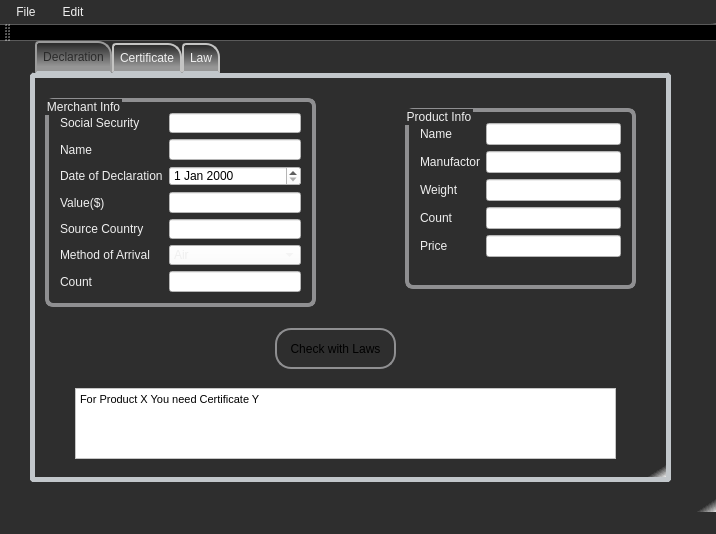
<?xml version="1.0" encoding="UTF-8"?>
<ui version="4.0">
 <class>prototypeClass</class>
 <widget class="QMainWindow" name="prototypeClass">
  <property name="geometry">
   <rect>
    <x>0</x>
    <y>0</y>
    <width>716</width>
    <height>534</height>
   </rect>
  </property>
  <property name="windowTitle">
   <string>prototype</string>
  </property>
  <property name="styleSheet">
   <string notr="true">* {font: 8pt &quot;Segoe UI&quot;; 	color: rgb(247, 247, 247);}

*{	background-color: qlineargradient(spread:reflect, x1:0, y1:0, x2:1, y2:1, stop:0.982955 rgba(46, 46, 46, 255), stop:1 rgba(255, 255, 255, 255));
color: rgb(239, 239, 239);
}
QMainWindow{
	background-color: qlineargradient(spread:reflect, x1:0, y1:0, x2:1, y2:1, stop:0.982955 rgba(46, 46, 46, 255), stop:1 rgba(255, 255, 255, 255));
}

QGroupBox{
border: 4px solid #8f8f91;
border-radius: 8px;
}

QMenu {
    background-color: #5B5B5B; /* sets background of the menu */
    border: 1px solid black;
}
QMenu::item:selected { /* when user selects item using mouse or keyboard */
    background-color: #654321;
}
QMenuBar {
	background-color: qlineargradient(spread:reflect, x1:0, y1:0, x2:1, y2:1, stop:0.982955 rgba(46, 46, 46, 255), stop:1 rgba(255, 255, 255, 255));
}

QMenuBar::item {
    spacing: 6px; /* spacing between menu bar items */
    padding: 5px 10px;
    background: transparent;
    border-radius: 15px;
}

QMenuBar::item:selected { /* when selected using mouse or keyboard */
    background: #a8a8a8;
}

QMenuBar::item:pressed {
    background: #888888;
}

QPushButton {
    border: 2px solid #8f8f91;
    border-radius: 16px;
    background-color: qlineargradient(x1: 0, y1: 0, x2: 0, y2: 1,
                                      stop: 0 #f6f7fa, stop: 1 #dadbde);
    min-width: 80px;
   color: rgb(0, 0, 0);
}

QPushButton:pressed {
    background-color: qlineargradient(x1: 0, y1: 0, x2: 0, y2: 1,
                                      stop: 0 #dadbde, stop: 1 #f6f7fa);
}

QPushButton:flat {
    border: none; /* no border for a flat push button */
}

QPushButton:default {
    border-color: navy; /* make the default button prominent */
}

</string>
  </property>
  <widget class="QWidget" name="centralWidget">
   <widget class="QTabWidget" name="tabWidget">
    <property name="geometry">
     <rect>
      <x>30</x>
      <y>0</y>
      <width>641</width>
      <height>441</height>
     </rect>
    </property>
    <property name="styleSheet">
     <string notr="true">QTabWidget::pane { /* The tab widget frame */
    border: 5px solid #C2C7CB;
	border-radius : 4px;
}

QTabWidget::tab-bar {
    left: 5px; /* move to the right by 5px */
}

/* Style the tab using the tab sub-control. Note that
    it reads QTabBar _not_ QTabWidget */
QTabBar::tab {
/*    background: qlineargradient(x1: 0, y1: 0, x2: 0, y2: 1,
                                stop: 0 #E1E1E1, stop: 0.4 #DDDDDD,
                                stop: 0.5 #D8D8D8, stop: 1.0 #D3D3D3);
*/
	
	background-color: qlineargradient(spread:repeat, x1:0, y1:0, x2:0, y2:1, stop:0.0677966 rgba(46, 46, 46, 255), stop:0.79096 rgba(150, 150, 150, 255));
    border: 2px solid #C4C4C3;
    border-bottom-color: #C2C7CB; /* same as the pane color */
    border-top-left-radius: 4px;
    border-top-right-radius: 14px;
    min-width: 8ex;
    padding: 6px;
}

QTabBar::tab:selected, QTabBar::tab:hover {
    background: qlineargradient(x1: 0, y1: 0, x2: 0, y2: 1,
                                stop: 0 #fafafa, stop: 0.4 #f4f4f4,
                                stop: 0.5 #e7e7e7, stop: 1.0 #fafafa);
	color: rgb(42, 42, 42);
}

QTabBar::tab:selected {
    border-color: #9B9B9B;
    border-bottom-color: #C2C7CB; /* same as pane color */
}

QTabBar::tab:!selected {
    margin-top: 2px; /* make non-selected tabs look smaller */
}</string>
    </property>
    <property name="currentIndex">
     <number>0</number>
    </property>
    <widget class="QWidget" name="tab">
     <attribute name="title">
      <string>Declaration</string>
     </attribute>
     <widget class="QGroupBox" name="groupBox">
      <property name="geometry">
       <rect>
        <x>10</x>
        <y>20</y>
        <width>271</width>
        <height>209</height>
       </rect>
      </property>
      <property name="styleSheet">
       <string notr="true">background-color: rgba(0, 255, 127, 0);</string>
      </property>
      <property name="title">
       <string>Merchant Info</string>
      </property>
      <layout class="QFormLayout" name="formLayout_2">
       <item row="0" column="0">
        <widget class="QLabel" name="label">
         <property name="styleSheet">
          <string notr="true">background-color: rgba(0, 255, 127, 0);</string>
         </property>
         <property name="text">
          <string>Social Security </string>
         </property>
        </widget>
       </item>
       <item row="0" column="1">
        <widget class="QLineEdit" name="lineEdit">
         <property name="styleSheet">
          <string notr="true">background-color: rgb(255, 255, 255);</string>
         </property>
        </widget>
       </item>
       <item row="1" column="0">
        <widget class="QLabel" name="label_2">
         <property name="styleSheet">
          <string notr="true">background-color: rgba(0, 255, 127, 0);</string>
         </property>
         <property name="text">
          <string>Name</string>
         </property>
        </widget>
       </item>
       <item row="1" column="1">
        <widget class="QLineEdit" name="lineEdit_2">
         <property name="styleSheet">
          <string notr="true">background-color: rgb(255, 255, 255);</string>
         </property>
        </widget>
       </item>
       <item row="2" column="0">
        <widget class="QLabel" name="label_3">
         <property name="styleSheet">
          <string notr="true">background-color: rgba(0, 255, 127, 0);</string>
         </property>
         <property name="text">
          <string>Date of Declaration</string>
         </property>
        </widget>
       </item>
       <item row="3" column="0">
        <widget class="QLabel" name="label_4">
         <property name="styleSheet">
          <string notr="true">background-color: rgba(0, 255, 127, 0);</string>
         </property>
         <property name="text">
          <string>Value($)</string>
         </property>
        </widget>
       </item>
       <item row="3" column="1">
        <widget class="QLineEdit" name="lineEdit_4">
         <property name="styleSheet">
          <string notr="true">background-color: rgb(255, 255, 255);</string>
         </property>
        </widget>
       </item>
       <item row="4" column="0">
        <widget class="QLabel" name="label_5">
         <property name="styleSheet">
          <string notr="true">background-color: rgba(0, 255, 127, 0);</string>
         </property>
         <property name="text">
          <string>Source Country</string>
         </property>
        </widget>
       </item>
       <item row="4" column="1">
        <widget class="QLineEdit" name="lineEdit_5">
         <property name="styleSheet">
          <string notr="true">background-color: rgb(255, 255, 255);</string>
         </property>
        </widget>
       </item>
       <item row="5" column="0">
        <widget class="QLabel" name="label_6">
         <property name="styleSheet">
          <string notr="true">background-color: rgba(0, 255, 127, 0);</string>
         </property>
         <property name="text">
          <string>Method of Arrival</string>
         </property>
        </widget>
       </item>
       <item row="6" column="0">
        <widget class="QLabel" name="label_7">
         <property name="styleSheet">
          <string notr="true">background-color: rgba(0, 255, 127, 0);</string>
         </property>
         <property name="text">
          <string>Count</string>
         </property>
        </widget>
       </item>
       <item row="6" column="1">
        <widget class="QLineEdit" name="lineEdit_7">
         <property name="styleSheet">
          <string notr="true">background-color: rgb(255, 255, 255);</string>
         </property>
        </widget>
       </item>
       <item row="5" column="1">
        <widget class="QComboBox" name="comboBox">
         <property name="styleSheet">
          <string notr="true">background-color: rgb(255, 255, 255);</string>
         </property>
         <item>
          <property name="text">
           <string>Air</string>
          </property>
         </item>
         <item>
          <property name="text">
           <string>Sea</string>
          </property>
         </item>
         <item>
          <property name="text">
           <string>Land</string>
          </property>
         </item>
        </widget>
       </item>
       <item row="2" column="1">
        <widget class="QDateEdit" name="dateEdit">
         <property name="styleSheet">
          <string notr="true">background-color: rgb(255, 255, 255);
color: rgb(0, 0, 0);</string>
         </property>
        </widget>
       </item>
      </layout>
     </widget>
     <widget class="QGroupBox" name="groupBox_2">
      <property name="geometry">
       <rect>
        <x>370</x>
        <y>30</y>
        <width>231</width>
        <height>181</height>
       </rect>
      </property>
      <property name="styleSheet">
       <string notr="true">background-color: rgba(0, 255, 127, 0);</string>
      </property>
      <property name="title">
       <string>Product Info</string>
      </property>
      <layout class="QFormLayout" name="formLayout">
       <item row="0" column="0">
        <widget class="QLabel" name="label_8">
         <property name="text">
          <string>Name</string>
         </property>
        </widget>
       </item>
       <item row="0" column="1">
        <widget class="QLineEdit" name="lineEdit_8">
         <property name="styleSheet">
          <string notr="true">background-color: rgb(255, 255, 255);</string>
         </property>
        </widget>
       </item>
       <item row="1" column="0">
        <widget class="QLabel" name="label_9">
         <property name="text">
          <string>Manufactor</string>
         </property>
        </widget>
       </item>
       <item row="1" column="1">
        <widget class="QLineEdit" name="lineEdit_9">
         <property name="styleSheet">
          <string notr="true">background-color: rgb(255, 255, 255);</string>
         </property>
        </widget>
       </item>
       <item row="2" column="0">
        <widget class="QLabel" name="label_10">
         <property name="text">
          <string>Weight</string>
         </property>
        </widget>
       </item>
       <item row="2" column="1">
        <widget class="QLineEdit" name="lineEdit_10">
         <property name="styleSheet">
          <string notr="true">background-color: rgb(255, 255, 255);</string>
         </property>
        </widget>
       </item>
       <item row="3" column="0">
        <widget class="QLabel" name="label_11">
         <property name="text">
          <string>Count</string>
         </property>
        </widget>
       </item>
       <item row="3" column="1">
        <widget class="QLineEdit" name="lineEdit_11">
         <property name="styleSheet">
          <string notr="true">background-color: rgb(255, 255, 255);</string>
         </property>
        </widget>
       </item>
       <item row="4" column="0">
        <widget class="QLabel" name="label_12">
         <property name="text">
          <string>Price</string>
         </property>
        </widget>
       </item>
       <item row="4" column="1">
        <widget class="QLineEdit" name="lineEdit_12">
         <property name="styleSheet">
          <string notr="true">background-color: rgb(255, 255, 255);</string>
         </property>
        </widget>
       </item>
      </layout>
     </widget>
     <widget class="QPushButton" name="pushButton">
      <property name="geometry">
       <rect>
        <x>240</x>
        <y>250</y>
        <width>121</width>
        <height>41</height>
       </rect>
      </property>
      <property name="styleSheet">
       <string notr="true">QPushButton {
    border: 2px solid #8f8f91;
    border-radius: 16px;
    background-color: qlineargradient(x1: 0, y1: 0, x2: 0, y2: 1,
                                      stop: 0 #f6f7fa, stop: 1 #dadbde);
    min-width: 80px;
   color: rgb(0, 0, 0);
}

QPushButton:pressed {
    background-color: qlineargradient(x1: 0, y1: 0, x2: 0, y2: 1,
                                      stop: 0 #dadbde, stop: 1 #f6f7fa);
}

QPushButton:hover {
	background-color: qlineargradient(spread:repeat, x1:0, y1:0, x2:0, y2:1, stop:0.0677966 rgba(207, 132, 42, 255), stop:0.79096 rgba(193, 193, 193, 255));
}
QPushButton:flat {
    border: none; /* no border for a flat push button */
}

QPushButton:default {
    border-color: navy; /* make the default button prominent */
}

</string>
      </property>
      <property name="text">
       <string>Check with Laws</string>
      </property>
     </widget>
     <widget class="QTextEdit" name="textEdit">
      <property name="geometry">
       <rect>
        <x>40</x>
        <y>310</y>
        <width>541</width>
        <height>71</height>
       </rect>
      </property>
      <property name="styleSheet">
       <string notr="true">background-color: rgb(255, 255, 255);
color: rgb(0, 0, 0);</string>
      </property>
      <property name="readOnly">
       <bool>true</bool>
      </property>
      <property name="html">
       <string>&lt;!DOCTYPE HTML PUBLIC &quot;-//W3C//DTD HTML 4.0//EN&quot; &quot;http://www.w3.org/TR/REC-html40/strict.dtd&quot;&gt;
&lt;html&gt;&lt;head&gt;&lt;meta name=&quot;qrichtext&quot; content=&quot;1&quot; /&gt;&lt;style type=&quot;text/css&quot;&gt;
p, li { white-space: pre-wrap; }
&lt;/style&gt;&lt;/head&gt;&lt;body style=&quot; font-family:'Segoe UI'; font-size:8pt; font-weight:400; font-style:normal;&quot;&gt;
&lt;p style=&quot; margin-top:0px; margin-bottom:0px; margin-left:0px; margin-right:0px; -qt-block-indent:0; text-indent:0px;&quot;&gt;For Product X You need Certificate Y&lt;/p&gt;&lt;/body&gt;&lt;/html&gt;</string>
      </property>
     </widget>
    </widget>
    <widget class="QWidget" name="tab_3">
     <attribute name="title">
      <string>Certificate</string>
     </attribute>
     <widget class="QTabWidget" name="tabWidget_2">
      <property name="geometry">
       <rect>
        <x>30</x>
        <y>10</y>
        <width>561</width>
        <height>371</height>
       </rect>
      </property>
      <property name="currentIndex">
       <number>0</number>
      </property>
      <widget class="QWidget" name="tab_4">
       <attribute name="title">
        <string>Hygien Products's Health</string>
       </attribute>
       <widget class="QGroupBox" name="groupBox_3">
        <property name="geometry">
         <rect>
          <x>70</x>
          <y>20</y>
          <width>391</width>
          <height>191</height>
         </rect>
        </property>
        <property name="title">
         <string>Creation</string>
        </property>
        <widget class="QPushButton" name="pushButton_3">
         <property name="geometry">
          <rect>
           <x>130</x>
           <y>140</y>
           <width>131</width>
           <height>31</height>
          </rect>
         </property>
         <property name="text">
          <string>Create Certificate</string>
         </property>
        </widget>
        <widget class="QWidget" name="">
         <property name="geometry">
          <rect>
           <x>80</x>
           <y>10</y>
           <width>203</width>
           <height>117</height>
          </rect>
         </property>
         <layout class="QGridLayout" name="gridLayout">
          <item row="3" column="0">
           <widget class="QLabel" name="label_15">
            <property name="text">
             <string>Source Country</string>
            </property>
           </widget>
          </item>
          <item row="0" column="0">
           <widget class="QLabel" name="label_16">
            <property name="text">
             <string>ID</string>
            </property>
           </widget>
          </item>
          <item row="1" column="1">
           <widget class="QDateEdit" name="dateEdit_2">
            <property name="styleSheet">
             <string notr="true">background-color: rgb(255, 255, 255);
color: rgb(0, 0, 0);</string>
            </property>
           </widget>
          </item>
          <item row="3" column="1">
           <widget class="QLineEdit" name="lineEdit_6">
            <property name="styleSheet">
             <string notr="true">background-color: rgb(255, 255, 255);
color: rgb(0, 0, 0);</string>
            </property>
           </widget>
          </item>
          <item row="1" column="0">
           <widget class="QLabel" name="label_13">
            <property name="text">
             <string>Date Of Issue</string>
            </property>
           </widget>
          </item>
          <item row="2" column="0">
           <widget class="QLabel" name="label_14">
            <property name="text">
             <string>Value</string>
            </property>
           </widget>
          </item>
          <item row="0" column="1">
           <widget class="QLineEdit" name="lineEdit_13">
            <property name="styleSheet">
             <string notr="true">background-color: rgb(255, 255, 255);
color: rgb(0, 0, 0);</string>
            </property>
            <property name="text">
             <string/>
            </property>
           </widget>
          </item>
          <item row="2" column="1">
           <widget class="QLineEdit" name="lineEdit_3">
            <property name="styleSheet">
             <string notr="true">background-color: rgb(255, 255, 255);
color: rgb(0, 0, 0);</string>
            </property>
           </widget>
          </item>
         </layout>
        </widget>
       </widget>
       <widget class="QGroupBox" name="groupBox_4">
        <property name="geometry">
         <rect>
          <x>70</x>
          <y>220</y>
          <width>391</width>
          <height>91</height>
         </rect>
        </property>
        <property name="title">
         <string>GroupBox</string>
        </property>
        <widget class="QLabel" name="label_17">
         <property name="geometry">
          <rect>
           <x>91</x>
           <y>21</y>
           <width>66</width>
           <height>16</height>
          </rect>
         </property>
         <property name="text">
          <string>Certificate ID</string>
         </property>
        </widget>
        <widget class="QLineEdit" name="lineEdit_14">
         <property name="geometry">
          <rect>
           <x>170</x>
           <y>20</y>
           <width>101</width>
           <height>20</height>
          </rect>
         </property>
         <property name="styleSheet">
          <string notr="true">background-color: rgb(255, 255, 255);
color: rgb(0, 0, 0);</string>
         </property>
        </widget>
        <widget class="QPushButton" name="pushButton_4">
         <property name="geometry">
          <rect>
           <x>130</x>
           <y>50</y>
           <width>131</width>
           <height>31</height>
          </rect>
         </property>
         <property name="text">
          <string>Load From Database</string>
         </property>
        </widget>
       </widget>
      </widget>
      <widget class="QWidget" name="tab_6">
       <attribute name="title">
        <string>Foreign Car Import</string>
       </attribute>
       <widget class="QGroupBox" name="groupBox_6">
        <property name="geometry">
         <rect>
          <x>70</x>
          <y>20</y>
          <width>391</width>
          <height>191</height>
         </rect>
        </property>
        <property name="title">
         <string>Creation</string>
        </property>
        <widget class="QPushButton" name="pushButton_6">
         <property name="geometry">
          <rect>
           <x>130</x>
           <y>140</y>
           <width>131</width>
           <height>31</height>
          </rect>
         </property>
         <property name="text">
          <string>Create Certificate</string>
         </property>
        </widget>
        <widget class="QWidget" name="layoutWidget">
         <property name="geometry">
          <rect>
           <x>80</x>
           <y>10</y>
           <width>203</width>
           <height>117</height>
          </rect>
         </property>
         <layout class="QGridLayout" name="gridLayout_2">
          <item row="3" column="0">
           <widget class="QLabel" name="label_19">
            <property name="text">
             <string>Source Company</string>
            </property>
           </widget>
          </item>
          <item row="0" column="0">
           <widget class="QLabel" name="label_20">
            <property name="text">
             <string>ID</string>
            </property>
           </widget>
          </item>
          <item row="1" column="1">
           <widget class="QDateEdit" name="dateEdit_3">
            <property name="styleSheet">
             <string notr="true">background-color: rgb(255, 255, 255);
color: rgb(0, 0, 0);</string>
            </property>
           </widget>
          </item>
          <item row="3" column="1">
           <widget class="QLineEdit" name="lineEdit_16">
            <property name="styleSheet">
             <string notr="true">background-color: rgb(255, 255, 255);
color: rgb(0, 0, 0);</string>
            </property>
           </widget>
          </item>
          <item row="1" column="0">
           <widget class="QLabel" name="label_21">
            <property name="text">
             <string>Date Of Issue</string>
            </property>
           </widget>
          </item>
          <item row="2" column="0">
           <widget class="QLabel" name="label_22">
            <property name="text">
             <string>Value</string>
            </property>
           </widget>
          </item>
          <item row="0" column="1">
           <widget class="QLineEdit" name="lineEdit_17">
            <property name="styleSheet">
             <string notr="true">background-color: rgb(255, 255, 255);
color: rgb(0, 0, 0);</string>
            </property>
            <property name="text">
             <string/>
            </property>
           </widget>
          </item>
          <item row="2" column="1">
           <widget class="QLineEdit" name="lineEdit_18">
            <property name="styleSheet">
             <string notr="true">background-color: rgb(255, 255, 255);
color: rgb(0, 0, 0);</string>
            </property>
           </widget>
          </item>
         </layout>
        </widget>
       </widget>
       <widget class="QGroupBox" name="groupBox_5">
        <property name="geometry">
         <rect>
          <x>70</x>
          <y>220</y>
          <width>391</width>
          <height>91</height>
         </rect>
        </property>
        <property name="title">
         <string>GroupBox</string>
        </property>
        <widget class="QLabel" name="label_18">
         <property name="geometry">
          <rect>
           <x>91</x>
           <y>21</y>
           <width>66</width>
           <height>16</height>
          </rect>
         </property>
         <property name="text">
          <string>Certificate ID</string>
         </property>
        </widget>
        <widget class="QLineEdit" name="lineEdit_15">
         <property name="geometry">
          <rect>
           <x>170</x>
           <y>20</y>
           <width>101</width>
           <height>20</height>
          </rect>
         </property>
         <property name="styleSheet">
          <string notr="true">background-color: rgb(255, 255, 255);
color: rgb(0, 0, 0);</string>
         </property>
        </widget>
        <widget class="QPushButton" name="pushButton_5">
         <property name="geometry">
          <rect>
           <x>130</x>
           <y>50</y>
           <width>131</width>
           <height>31</height>
          </rect>
         </property>
         <property name="text">
          <string>Load From Database</string>
         </property>
        </widget>
       </widget>
      </widget>
      <widget class="QWidget" name="tab_5">
       <attribute name="title">
        <string>Luxury Product Import</string>
       </attribute>
       <widget class="QGroupBox" name="groupBox_8">
        <property name="geometry">
         <rect>
          <x>70</x>
          <y>20</y>
          <width>391</width>
          <height>191</height>
         </rect>
        </property>
        <property name="title">
         <string>Creation</string>
        </property>
        <widget class="QPushButton" name="pushButton_8">
         <property name="geometry">
          <rect>
           <x>130</x>
           <y>140</y>
           <width>131</width>
           <height>31</height>
          </rect>
         </property>
         <property name="text">
          <string>Create Certificate</string>
         </property>
        </widget>
        <widget class="QWidget" name="layoutWidget_2">
         <property name="geometry">
          <rect>
           <x>80</x>
           <y>10</y>
           <width>231</width>
           <height>117</height>
          </rect>
         </property>
         <layout class="QGridLayout" name="gridLayout_3">
          <item row="3" column="0">
           <widget class="QLabel" name="label_24">
            <property name="text">
             <string>Weight</string>
            </property>
           </widget>
          </item>
          <item row="0" column="0">
           <widget class="QLabel" name="label_25">
            <property name="text">
             <string>ID</string>
            </property>
           </widget>
          </item>
          <item row="1" column="1">
           <widget class="QDateEdit" name="dateEdit_4">
            <property name="styleSheet">
             <string notr="true">background-color: rgb(255, 255, 255);
color: rgb(0, 0, 0);</string>
            </property>
           </widget>
          </item>
          <item row="3" column="1">
           <widget class="QLineEdit" name="lineEdit_20">
            <property name="styleSheet">
             <string notr="true">background-color: rgb(255, 255, 255);
color: rgb(0, 0, 0);</string>
            </property>
           </widget>
          </item>
          <item row="1" column="0">
           <widget class="QLabel" name="label_26">
            <property name="text">
             <string>Expiration Date</string>
            </property>
           </widget>
          </item>
          <item row="2" column="0">
           <widget class="QLabel" name="label_27">
            <property name="text">
             <string>Value</string>
            </property>
           </widget>
          </item>
          <item row="0" column="1">
           <widget class="QLineEdit" name="lineEdit_21">
            <property name="styleSheet">
             <string notr="true">background-color: rgb(255, 255, 255);
color: rgb(0, 0, 0);</string>
            </property>
            <property name="text">
             <string/>
            </property>
           </widget>
          </item>
          <item row="2" column="1">
           <widget class="QLineEdit" name="lineEdit_22">
            <property name="styleSheet">
             <string notr="true">background-color: rgb(255, 255, 255);
color: rgb(0, 0, 0);</string>
            </property>
           </widget>
          </item>
         </layout>
        </widget>
       </widget>
       <widget class="QGroupBox" name="groupBox_7">
        <property name="geometry">
         <rect>
          <x>70</x>
          <y>220</y>
          <width>391</width>
          <height>91</height>
         </rect>
        </property>
        <property name="title">
         <string>GroupBox</string>
        </property>
        <widget class="QLabel" name="label_23">
         <property name="geometry">
          <rect>
           <x>91</x>
           <y>21</y>
           <width>66</width>
           <height>16</height>
          </rect>
         </property>
         <property name="text">
          <string>Certificate ID</string>
         </property>
        </widget>
        <widget class="QLineEdit" name="lineEdit_19">
         <property name="geometry">
          <rect>
           <x>170</x>
           <y>20</y>
           <width>101</width>
           <height>20</height>
          </rect>
         </property>
         <property name="styleSheet">
          <string notr="true">background-color: rgb(255, 255, 255);
color: rgb(0, 0, 0);</string>
         </property>
        </widget>
        <widget class="QPushButton" name="pushButton_7">
         <property name="geometry">
          <rect>
           <x>130</x>
           <y>50</y>
           <width>131</width>
           <height>31</height>
          </rect>
         </property>
         <property name="text">
          <string>Load From Database</string>
         </property>
        </widget>
       </widget>
      </widget>
     </widget>
    </widget>
    <widget class="QWidget" name="tab_2">
     <attribute name="title">
      <string>Law</string>
     </attribute>
     <widget class="QTextEdit" name="textEdit_2">
      <property name="geometry">
       <rect>
        <x>60</x>
        <y>110</y>
        <width>511</width>
        <height>141</height>
       </rect>
      </property>
      <property name="styleSheet">
       <string notr="true">background-color: rgb(255, 255, 255);
color: rgb(0, 0, 0);</string>
      </property>
      <property name="html">
       <string>&lt;!DOCTYPE HTML PUBLIC &quot;-//W3C//DTD HTML 4.0//EN&quot; &quot;http://www.w3.org/TR/REC-html40/strict.dtd&quot;&gt;
&lt;html&gt;&lt;head&gt;&lt;meta name=&quot;qrichtext&quot; content=&quot;1&quot; /&gt;&lt;style type=&quot;text/css&quot;&gt;
p, li { white-space: pre-wrap; }
&lt;/style&gt;&lt;/head&gt;&lt;body style=&quot; font-family:'Segoe UI'; font-size:8pt; font-weight:400; font-style:normal;&quot;&gt;
&lt;p style=&quot; margin-top:0px; margin-bottom:0px; margin-left:0px; margin-right:0px; -qt-block-indent:0; text-indent:0px;&quot;&gt;Insert Law Description Here&lt;/p&gt;&lt;/body&gt;&lt;/html&gt;</string>
      </property>
     </widget>
     <widget class="QPushButton" name="pushButton_2">
      <property name="geometry">
       <rect>
        <x>220</x>
        <y>280</y>
        <width>161</width>
        <height>41</height>
       </rect>
      </property>
      <property name="styleSheet">
       <string notr="true"/>
      </property>
      <property name="text">
       <string>Create Law</string>
      </property>
     </widget>
    </widget>
   </widget>
  </widget>
  <widget class="QMenuBar" name="menuBar">
   <property name="geometry">
    <rect>
     <x>0</x>
     <y>0</y>
     <width>716</width>
     <height>24</height>
    </rect>
   </property>
   <property name="nativeMenuBar">
    <bool>true</bool>
   </property>
   <widget class="QMenu" name="menuFile">
    <property name="title">
     <string>File</string>
    </property>
    <addaction name="actionDf"/>
    <addaction name="actionSdf"/>
    <addaction name="actionSdf_2"/>
   </widget>
   <widget class="QMenu" name="menuEdit">
    <property name="title">
     <string>Edit</string>
    </property>
   </widget>
   <addaction name="menuFile"/>
   <addaction name="menuEdit"/>
  </widget>
  <widget class="QStatusBar" name="statusBar"/>
  <widget class="QToolBar" name="mainToolBar">
   <attribute name="toolBarArea">
    <enum>TopToolBarArea</enum>
   </attribute>
   <attribute name="toolBarBreak">
    <bool>false</bool>
   </attribute>
  </widget>
  <action name="actionDf">
   <property name="text">
    <string>df</string>
   </property>
  </action>
  <action name="actionSdf">
   <property name="text">
    <string>sdf</string>
   </property>
  </action>
  <action name="actionSdf_2">
   <property name="text">
    <string>sdf</string>
   </property>
  </action>
 </widget>
 <layoutdefault spacing="6" margin="11"/>
 <resources>
  <include location="prototype.qrc"/>
 </resources>
 <connections/>
</ui>
